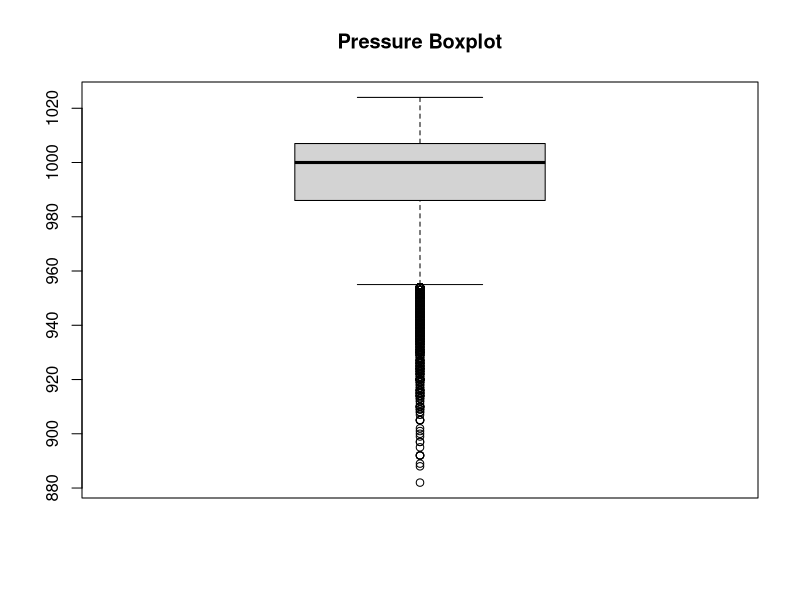

This figure's R source:
library(tidyverse)

#Loading the datasets
data(storms)
stor<-storms
head(storms)
str(storms)
view(storms)
summary(storms)
summary(stor$wind)

#get the information about the dataset
?storms

#Data validation
#inspecting first few values
head(storms)
print(head(storms),width=Inf)

#Check for missing values(NA)
anyNA(stor)

#Count for columns with the NA and counting number of NA
colSums(is.na(stor))

boxplot(storms$pressure,main="Pressure Boxplot")

#Handling the missing values ,you can either drop or input the value
#1.drop
stor$hurricane_force_diameter<-!(is.na(stor$hurricane_force_diameter))

#check now for any NA values 
anyNA(stor$hurricane_force_diameter)

#Impute the NA values
#For numeric data,mean or median can be used  depending on whether the 
median(stor$tropicalstorm_force_diameter,na.rm=TRUE)

#Replace NA
storms_clean <- storms %>% replace_na(list(tropicalstorm_force_diameter=0))
anyNA(storms_clean$tropicalstorm_force_diameter)

#Replace with mean (for numeric columns)
storms_clean<-storms %>% mutate(pressure = ifelse(is.na(pressure),mean(pressure,na.rm=TRUE),pressure))

#Numeric to character
storms <-storms %>% mutate(year_char = as.character(year))

#categorial
stor$category = as.factor(stor$category)

#Replace NA values with 0
stor<-stor %>% mutate(category=ifelse(is.na(category),"0",category))
anyNA(stor$category)


#change the text case to upper
stor$status <- str_to_sentence(stor$status)
stor$hurricane_force_diameter <- str_to_sentence(stor$hurricane_force_diameter)
